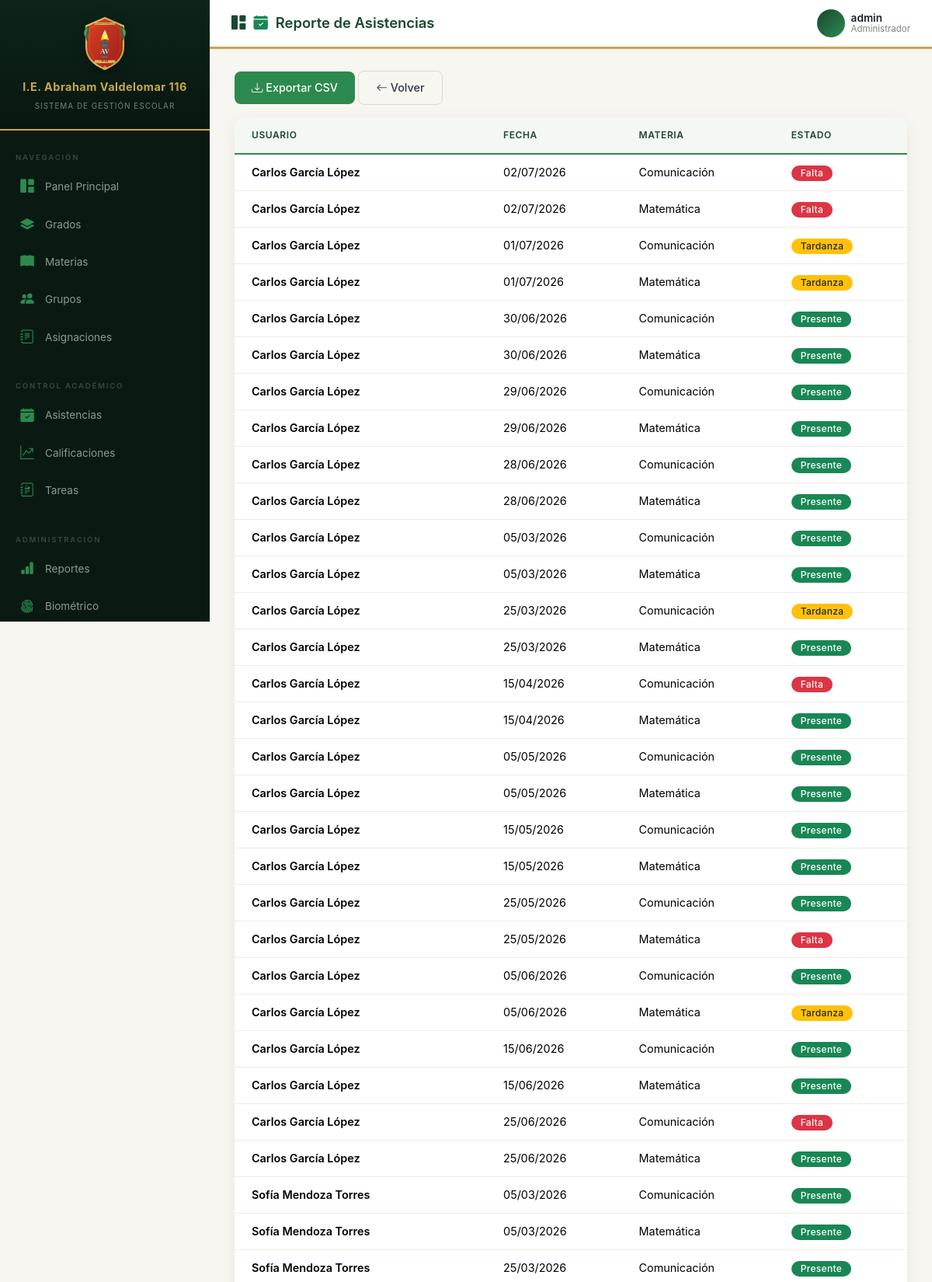
Page /reportes/asistencias/ (signed in, upper part) on the committed database.
### usuarios/models.py (models this page shows, shortened)
class Usuario(AbstractUser):
    TIPO_USUARIO = [
        ('admin', 'Administrador'),
        ('director', 'Director'),
        ('profesor', 'Profesor'),
        ('alumno', 'Alumno'),
        ('padre', 'Padre de Familia'),
    ]
    rol = models.CharField(max_length=20, choices=TIPO_USUARIO, default='alumno')
    dni = models.CharField(max_length=8, unique=True, blank=True, null=True, verbose_name='DNI')
    telefono = models.CharField(max_length=15, blank=True, null=True)
    direccion = models.TextField(blank=True, null=True)
    foto = models.ImageField(upload_to='fotos/', blank=True, null=True)
    especialidad = models.CharField(max_length=200, blank=True, null=True, verbose_name='Especialidad')
    titulo_profesional = models.CharField(max_length=200, blank=True, null=True, verbose_name='Título Profesional')
    fecha_nacimiento = models.DateField(blank=True, null=True, verbose_name='Fecha de Nacimiento')
    class Meta:
        verbose_name = 'Usuario'
        verbose_name_plural = 'Usuarios'

### asistencias/models.py (models this page shows, shortened)
class Asistencia(models.Model):
    ESTADOS = [
        ('presente', 'Presente'),
        ('tarde', 'Tardanza'),
        ('falta', 'Falta'),
        ('justificada', 'Falta Justificada'),
    ]
    usuario = models.ForeignKey(
        settings.AUTH_USER_MODEL,
        on_delete=models.CASCADE,
        related_name='asistencias',
    )
    materia = models.ForeignKey(Materia, on_delete=models.CASCADE, related_name='asistencias', blank=True, null=True)
    fecha = models.DateField()
    hora_entrada = models.TimeField(blank=True, null=True)
    hora_salida = models.TimeField(blank=True, null=True)
    estado = models.CharField(max_length=20, choices=ESTADOS, default='presente')
    registrado_por = models.ForeignKey(
        settings.AUTH_USER_MODEL,
        on_delete=models.SET_NULL,
        null=True,
        blank=True,
        related_name='asistencias_registradas',
    )
    class Meta:
        verbose_name = 'Asistencia'
        verbose_name_plural = 'Asistencias'
        unique_together = ['usuario', 'fecha', 'materia']

### academico/models.py (models this page shows, shortened)
class Materia(models.Model):
    nombre = models.CharField(max_length=100)
    grado = models.ForeignKey(Grado, on_delete=models.CASCADE, related_name='materias')
    class Meta:
        verbose_name = 'Materia'
        verbose_name_plural = 'Materias'

### reportes/views.py (the view)
# urls.py: path('asistencias/', views.reporte_asistencias, name='reporte_asistencias'),
@staff_member_required
def reporte_asistencias(request):
    asistencias = Asistencia.objects.select_related('usuario', 'materia').all()
    return render(request, 'reportes/asistencias.html', {'asistencias': asistencias})

### templates/reportes/asistencias.html (shortened to what this page needs)
{% extends 'base.html' %}
{% block page_title %}<i class="bi bi-calendar-check-fill text-success"></i> Reporte de Asistencias{% endblock %}
{% block content %}
{% with section='reportes' %}
<div class="mb-3">
    <a href="{% url 'exportar_asistencias' %}" class="btn btn-success">
        <i class="bi bi-download"></i> Exportar CSV
    </a>
    <a href="{% url 'dashboard' %}" class="btn btn-outline-secondary">
        <i class="bi bi-arrow-left"></i> Volver
    </a>
</div>
<div class="table-container fade-in">
    <table class="table">
        <thead>
            <tr><th>Usuario</th><th>Fecha</th><th>Materia</th><th>Estado</th></tr>
        </thead>
        <tbody>
            {% for a in asistencias %}
            <tr>
                <td class="fw-semibold">{{ a.usuario.get_full_name }}</td>
                <td>{{ a.fecha|date:"d/m/Y" }}</td>
                <td>{{ a.materia.nombre|default:"-" }}</td>
                <td><span class="badge-custom badge {% if a.estado == 'presente' %}bg-success{% elif a.estado == 'tarde' %}bg-warning text-dark{% elif a.estado == 'justificada' %}bg-info text-dark{% else %}bg-danger{% endif %}">{{ a.get_estado_display }}</span></td>
            </tr>
            {% empty %}
            <tr><td colspan="4"><div class="empty-state"><i class="bi bi-inbox"></i><p>No hay datos</p></div></td></tr>
            {% endfor %}
        </tbody>
    </table>
</div>
{% endwith %}
{% endblock %}

### templates/base.html (shortened to what this page needs)
<!DOCTYPE html>
<html lang="es">
<head>
    <link href="https://cdn.jsdelivr.net/npm/bootstrap@5.3.3/dist/css/bootstrap.min.css" rel="stylesheet">
    <link rel="stylesheet" href="https://cdn.jsdelivr.net/npm/bootstrap-icons@1.11.3/font/bootstrap-icons.min.css">
    <link rel="stylesheet" href="/static/css/styles.css">
</head>
<body>
{% if user.is_authenticated %}
<div class="wrapper">
    <nav class="sidebar" id="sidebar">
        <div class="sidebar-header">
            <img src="/static/img/escudo.svg" alt="Escudo" class="escudo-img">
            <h3>I.E. Abraham Valdelomar 116</h3>
            <small>Sistema de Gestión Escolar</small>
        </div>
        <div class="sidebar-menu">
            {% if user.rol == 'alumno' %}
            <ul class="nav flex-column">
                <li class="nav-item active">
                    <a class="nav-link" href="{% url 'home' %}">
                        <i class="bi bi-house-fill"></i> Inicio
                    </a>
                </li>
            </ul>
            <div class="menu-label">Académico</div>
            <ul class="nav flex-column">
                <li class="nav-item">
                    <a class="nav-link" href="{% url 'mis_cursos' %}">
                        <i class="bi bi-briefcase-fill"></i> Mis Cursos
                    </a>
                </li>
                <li class="nav-item">
                    <a class="nav-link" href="{% url 'plan_estudios' %}">
                        <i class="bi bi-journal-bookmark-fill"></i> Plan de Estudios
                    </a>
                </li>
                <li class="nav-item">
                    <a class="nav-link" href="{% url 'mis_horarios' %}">
                        <i class="bi bi-clock-fill"></i> Mi Horario
                    </a>
                </li>
                <li class="nav-item">
                    <a class="nav-link" href="{% url 'lista_calificaciones' %}">
                        <i class="bi bi-star-fill"></i> Mis Notas
                    </a>
                </li>
                <li class="nav-item">
                    <a class="nav-link" href="{% url 'mis_asistencias' %}">
                        <i class="bi bi-clipboard2-check-fill"></i> Mi Asistencia
                    </a>
                </li>
                <li class="nav-item">
                    <a class="nav-link" href="{% url 'lista_tareas' %}">
                        <i class="bi bi-journal-text"></i> Tareas
                    </a>
                </li>
                <li class="nav-item">
                    <a class="nav-link" href="{% url 'lista_materias' %}">
                        <i class="bi bi-box-seam-fill"></i> Materiales
                    </a>
                </li>
            </ul>
            <div class="menu-label">Formación</div>
            <ul class="nav flex-column">
                <li class="nav-item">
                    <a class="nav-link disabled" href="#" tabindex="-1" aria-disabled="true" style="opacity:0.45;">
                        <i class="bi bi-heart-fill"></i> Conducta
                    </a>
                </li>
                <li class="nav-item">
                    <a class="nav-link disabled" href="#" tabindex="-1" aria-disabled="true" style="opacity:0.45;">
                        <i class="bi bi-award-fill"></i> Logros
                    </a>
                </li>
            </ul>
            <div class="menu-label">Comunicación</div>
            <ul class="nav flex-column">
                <li class="nav-item">
                    <a class="nav-link disabled" href="#" tabindex="-1" aria-disabled="true" style="opacity:0.45;">
                        <i class="bi bi-megaphone-fill"></i> Comunicados
                    </a>
                </li>
                <li class="nav-item">
                    <a class="nav-link disabled" href="#" tabindex="-1" aria-disabled="true" style="opacity:0.45;">
                        <i class="bi bi-chat-dots-fill"></i> Mensajes
                    </a>
                </li>
            </ul>
            <div class="menu-label">Cuenta</div>
            <ul class="nav flex-column">
                <li class="nav-item">
                    <a class="nav-link" href="{% url 'perfil' %}">
                        <i class="bi bi-person-fill"></i> Mi Perfil
                    </a>
                </li>
                <li class="nav-item">
                    <a class="nav-link disabled" href="#" tabindex="-1" aria-disabled="true" style="opacity:0.45;">
                        <i class="bi bi-gear-fill"></i> Configuración
                    </a>
                </li>
            </ul>
            <div class="sidebar-logout mt-auto">
                <form method="post" action="{% url 'logout' %}" class="d-inline w-100">
                    {% csrf_token %}
                    <button type="submit" class="sidebar-logout-btn">
                        <i class="bi bi-box-arrow-right"></i> Cerrar Sesión
                    </button>
                </form>
            </div>
            {% else %}
            <div class="menu-label">Navegación</div>
            <ul class="nav flex-column">
                <li class="nav-item">
                    <a class="nav-link" href="{% url 'home' %}">
                        <i class="bi bi-grid-1x2-fill"></i> Panel Principal
                    </a>
                </li>
                {% if user.rol == 'admin' or user.rol == 'director' or user.rol == 'profesor' %}
                <li class="nav-item">
                    <a class="nav-link" href="{% url 'lista_grados' %}">
                        <i class="bi bi-layers-fill"></i> Grados
                    </a>
                </li>
                {% endif %}
                <li class="nav-item">
                    <a class="nav-link" href="{% url 'lista_materias' %}">
                        <i class="bi bi-book-fill"></i> Materias
                    </a>
                </li>
                {% if user.rol == 'admin' or user.rol == 'director' %}
                <li class="nav-item">
                    <a class="nav-link" href="{% url 'lista_grupos' %}">
                        <i class="bi bi-people-fill"></i> Grupos
                    </a>
                </li>
                {% endif %}
                <li class="nav-item">
                    <a class="nav-link" href="{% url 'lista_asignaciones' %}">
                        <i class="bi bi-journal-text"></i> Asignaciones
                    </a>
                </li>
            </ul>
            <div class="menu-label mt-3">Control Académico</div>
            <ul class="nav flex-column">
                {% if user.rol == 'profesor' or user.rol == 'admin' or user.rol == 'director' %}
                <li class="nav-item">
                    <a class="nav-link" href="{% url 'lista_asistencias' %}">
                        <i class="bi bi-calendar-check-fill"></i> Asistencias
                    </a>
                </li>
                <li class="nav-item">
                    <a class="nav-link" href="{% url 'lista_calificaciones' %}">
                        <i class="bi bi-graph-up-arrow"></i> Calificaciones
                    </a>
                </li>
                {% endif %}
                <li class="nav-item">
                    <a class="nav-link" href="{% url 'lista_tareas' %}">
                        <i class="bi bi-journal-richtext"></i> Tareas
                    </a>
                </li>
            </ul>
            {% if user.rol == 'admin' or user.rol == 'director' %}
            <div class="menu-label mt-3">Administración</div>
            <ul class="nav flex-column">
                <li class="nav-item">
                    <a class="nav-link" href="{% url 'dashboard' %}">
                        <i class="bi bi-bar-chart-fill"></i> Reportes
                    </a>
                </li>
                <li class="nav-item">
                    <a class="nav-link" href="{% url 'lista_dispositivos' %}">
                        <i class="bi bi-fingerprint"></i> Biométrico
                    </a>
                </li>
            </ul>
            {% endif %}
            {% endif %}
        </div>
    </nav>
    <div class="content">
        <nav class="top-navbar">
            <div class="d-flex align-items-center gap-3">
                <div class="page-title">
                    <i class="bi bi-{{ icon|default:'grid-1x2-fill' }}"></i>
                    {% block page_title %}Panel Principal{% endblock %}
                </div>
            </div>
            <div class="user-dropdown dropdown">
                <div class="d-flex align-items-center gap-2" data-bs-toggle="dropdown">
                    <div class="user-avatar">
                    </div>
                    <div class="user-info d-none d-md-block">
                        <div class="user-name">{{ user.get_full_name|default:user.username }}</div>
                        <div class="user-role">{{ user.get_rol_display }}</div>
                    </div>
                </div>
            </div>
        </nav>
        <main class="main-content">
            {% block content %}{% endblock %}
        </main>
    </div>
</div>
{% else %}
    {% block auth_content %}{% endblock %}
{% endif %}
</body>
</html>

### rows in the picture
Usuario: get_full_name "admin", rol "Administrador"
Asistencia: usuario.get_full_name "Carlos García López", fecha "02/07/2026", materia.nombre "Comunicación", estado "Falta"
Asistencia: usuario.get_full_name "Carlos García López", fecha "02/07/2026", materia.nombre "Matemática", estado "Falta"
Asistencia: usuario.get_full_name "Carlos García López", fecha "01/07/2026", materia.nombre "Comunicación", estado "Tardanza"
Asistencia: usuario.get_full_name "Carlos García López", fecha "01/07/2026", materia.nombre "Matemática", estado "Tardanza"
Asistencia: usuario.get_full_name "Carlos García López", fecha "30/06/2026", materia.nombre "Comunicación", estado "Presente"
Asistencia: usuario.get_full_name "Carlos García López", fecha "30/06/2026", materia.nombre "Matemática", estado "Presente"
Asistencia: usuario.get_full_name "Carlos García López", fecha "29/06/2026", materia.nombre "Comunicación", estado "Presente"
Asistencia: usuario.get_full_name "Carlos García López", fecha "29/06/2026", materia.nombre "Matemática", estado "Presente"
Asistencia: usuario.get_full_name "Carlos García López", fecha "28/06/2026", materia.nombre "Comunicación", estado "Presente"
Asistencia: usuario.get_full_name "Carlos García López", fecha "28/06/2026", materia.nombre "Matemática", estado "Presente"
Asistencia: usuario.get_full_name "Carlos García López", fecha "05/03/2026", materia.nombre "Comunicación", estado "Presente"
Asistencia: usuario.get_full_name "Carlos García López", fecha "05/03/2026", materia.nombre "Matemática", estado "Presente"
Asistencia: usuario.get_full_name "Carlos García López", fecha "25/03/2026", materia.nombre "Comunicación", estado "Tardanza"
Asistencia: usuario.get_full_name "Carlos García López", fecha "25/03/2026", materia.nombre "Matemática", estado "Presente"
Asistencia: usuario.get_full_name "Carlos García López", fecha "15/04/2026", materia.nombre "Comunicación", estado "Falta"
Asistencia: usuario.get_full_name "Carlos García López", fecha "15/04/2026", materia.nombre "Matemática", estado "Presente"
Asistencia: usuario.get_full_name "Carlos García López", fecha "05/05/2026", materia.nombre "Comunicación", estado "Presente"
Asistencia: usuario.get_full_name "Carlos García López", fecha "05/05/2026", materia.nombre "Matemática", estado "Presente"
Asistencia: usuario.get_full_name "Carlos García López", fecha "15/05/2026", materia.nombre "Comunicación", estado "Presente"
Asistencia: usuario.get_full_name "Carlos García López", fecha "15/05/2026", materia.nombre "Matemática", estado "Presente"
Asistencia: usuario.get_full_name "Carlos García López", fecha "25/05/2026", materia.nombre "Comunicación", estado "Presente"
Asistencia: usuario.get_full_name "Carlos García López", fecha "25/05/2026", materia.nombre "Matemática", estado "Falta"
Asistencia: usuario.get_full_name "Carlos García López", fecha "05/06/2026", materia.nombre "Comunicación", estado "Presente"
Asistencia: usuario.get_full_name "Carlos García López", fecha "05/06/2026", materia.nombre "Matemática", estado "Tardanza"
Asistencia: usuario.get_full_name "Carlos García López", fecha "15/06/2026", materia.nombre "Comunicación", estado "Presente"
Asistencia: usuario.get_full_name "Carlos García López", fecha "15/06/2026", materia.nombre "Matemática", estado "Presente"
Asistencia: usuario.get_full_name "Carlos García López", fecha "25/06/2026", materia.nombre "Comunicación", estado "Falta"
Asistencia: usuario.get_full_name "Carlos García López", fecha "25/06/2026", materia.nombre "Matemática", estado "Presente"
Asistencia: usuario.get_full_name "Sofía Mendoza Torres", fecha "05/03/2026", materia.nombre "Comunicación", estado "Presente"
Asistencia: usuario.get_full_name "Sofía Mendoza Torres", fecha "05/03/2026", materia.nombre "Matemática", estado "Presente"
Asistencia: usuario.get_full_name "Sofía Mendoza Torres", fecha "25/03/2026", materia.nombre "Comunicación", estado "Presente"
